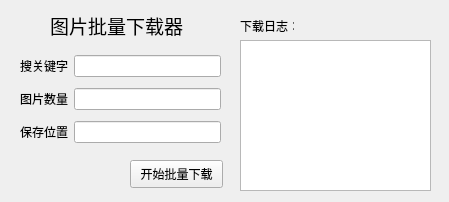
<?xml version="1.0" encoding="UTF-8"?>
<ui version="4.0">
 <class>Form</class>
 <widget class="QWidget" name="Form">
  <property name="geometry">
   <rect>
    <x>0</x>
    <y>0</y>
    <width>449</width>
    <height>202</height>
   </rect>
  </property>
  <property name="windowTitle">
   <string>Form</string>
  </property>
  <widget class="QPushButton" name="pushButton">
   <property name="geometry">
    <rect>
     <x>130</x>
     <y>160</y>
     <width>93</width>
     <height>28</height>
    </rect>
   </property>
   <property name="text">
    <string>开始批量下载</string>
   </property>
  </widget>
  <widget class="QLabel" name="label">
   <property name="geometry">
    <rect>
     <x>50</x>
     <y>10</y>
     <width>141</width>
     <height>31</height>
    </rect>
   </property>
   <property name="text">
    <string>&lt;html&gt;&lt;head/&gt;&lt;body&gt;&lt;p&gt;&lt;span style=&quot; font-size:14pt;&quot;&gt;图片批量下载器&lt;/span&gt;&lt;/p&gt;&lt;/body&gt;&lt;/html&gt;</string>
   </property>
  </widget>
  <widget class="QWidget" name="layoutWidget">
   <property name="geometry">
    <rect>
     <x>20</x>
     <y>50</y>
     <width>201</width>
     <height>101</height>
    </rect>
   </property>
   <layout class="QGridLayout" name="gridLayout">
    <item row="0" column="0">
     <widget class="QLabel" name="label_key">
      <property name="text">
       <string>搜关键字</string>
      </property>
     </widget>
    </item>
    <item row="0" column="1">
     <widget class="QLineEdit" name="lineEdit_key"/>
    </item>
    <item row="1" column="0">
     <widget class="QLabel" name="label_num">
      <property name="text">
       <string>图片数量</string>
      </property>
     </widget>
    </item>
    <item row="1" column="1">
     <widget class="QLineEdit" name="lineEdit_num"/>
    </item>
    <item row="2" column="0">
     <widget class="QLabel" name="label_path">
      <property name="text">
       <string>保存位置</string>
      </property>
     </widget>
    </item>
    <item row="2" column="1">
     <widget class="QLineEdit" name="lineEdit_path"/>
    </item>
   </layout>
  </widget>
  <widget class="QLabel" name="label_2">
   <property name="geometry">
    <rect>
     <x>240</x>
     <y>20</y>
     <width>54</width>
     <height>12</height>
    </rect>
   </property>
   <property name="text">
    <string>下载日志：</string>
   </property>
  </widget>
  <widget class="QTextEdit" name="textEdit">
   <property name="geometry">
    <rect>
     <x>240</x>
     <y>40</y>
     <width>191</width>
     <height>151</height>
    </rect>
   </property>
  </widget>
 </widget>
 <resources/>
 <connections/>
</ui>
